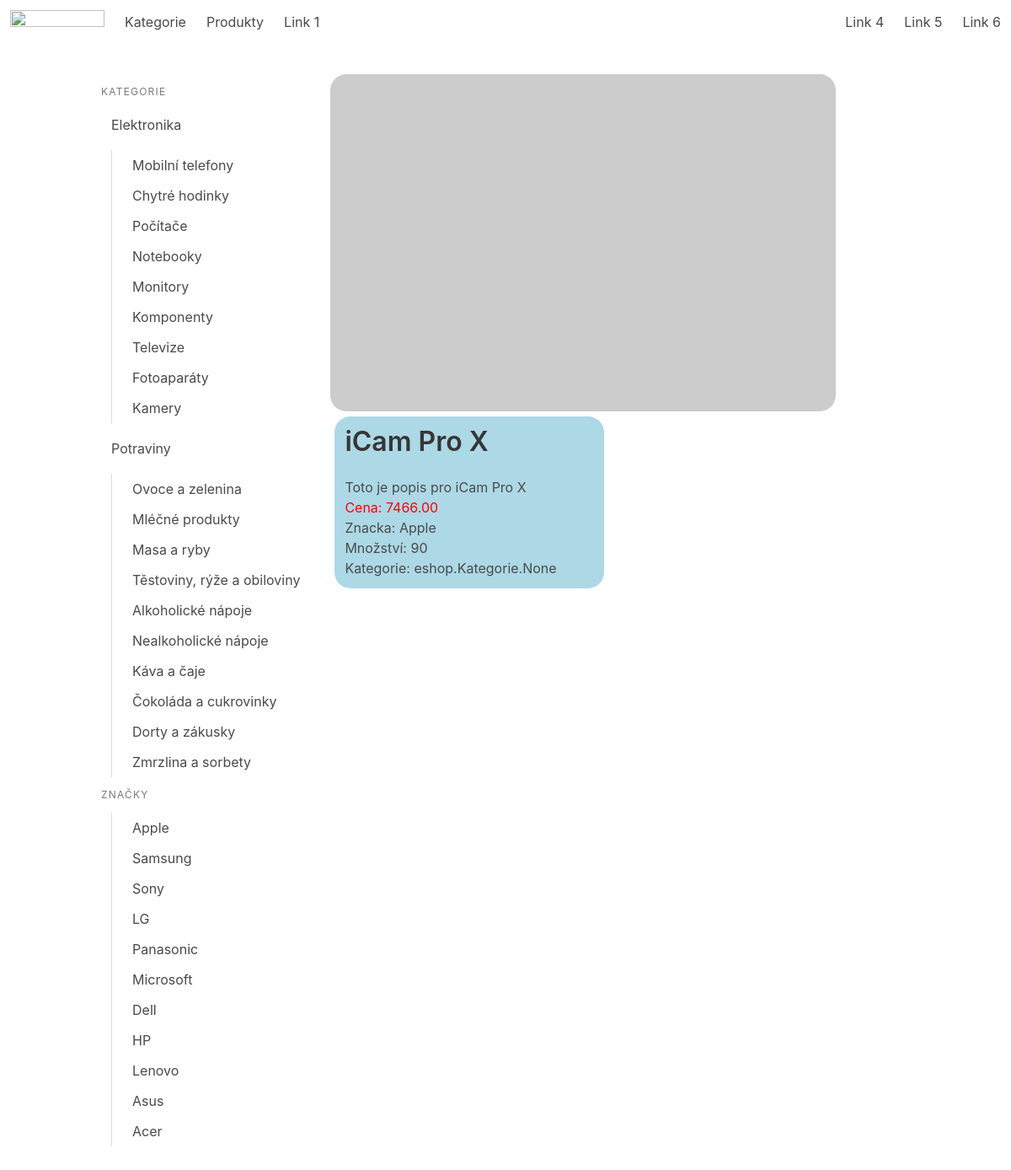
/p/icam-pro-x/22/, run on the app's committed database.
### eshop/models.py (models this page shows, shortened)
class SlugNazevModel(models.Model):
    nazev = models.CharField(max_length=100)
    slug = models.SlugField(max_length=100, blank=True)
    class Meta:
        abstract = True

class Kategorie(SlugNazevModel):
    nadkategorie = models.ForeignKey(
        'self',
        on_delete=models.PROTECT,
        blank=True,
        null=True,
        related_name='podkategorie',
    )
    def get_absolute_url(self):
        return reverse('eshop:kategorie_detail', kwargs={'slug': self.slug})

class Znacka(SlugNazevModel):
    logo = models.ImageField(blank=True, upload_to='%Y/%m/%d')
    def get_absolute_url(self):
        return reverse('eshop:znacka_detail', kwargs={'slug': self.slug})

class Produkt(SlugNazevModel):
    popis = models.TextField(max_length=1000, blank=True)
    aktualni_cena = models.DecimalField(
        max_digits=10,
        decimal_places=2,
        blank=True,
        null=True,
    )
    znacka = models.ForeignKey(
        Znacka,
        on_delete=models.PROTECT,
        blank=True,
        null=True
    )
    kategorie = models.ManyToManyField(Kategorie, blank=True)
    mnozstvi = models.PositiveIntegerField(default=0)
    vlastnosti = models.JSONField(default=dict, blank=True)
    obrazek = models.ImageField(blank=True, upload_to='products/%Y/%m/%d')

### eshop/views.py (the view)
# urls.py: path('p/<slug:slug>/<int:pk>/', views.produkt_detail, name='produkt_detail'),
def produkt_detail(request, slug, pk):
    produkt = Produkt.objects.get(slug=slug, pk=pk)
    return render(request, 'eshop/produkt.html', context={'produkt': produkt})

### eshop/context_processor.py (called while the page is built)
def kategorie_context(request):
    kategorie = Kategorie.objects.select_related('nadkategorie')
    znacky = Znacka.objects.all()
    return {
        'KATEGORIE': kategorie,
        'ZNACKY': znacky,
    }

### eshop/templates/eshop/produkt.html (shortened to what this page needs)
{% extends 'eshop/_layout.html' %}
{% block eshop_content %}
    <div class="columns is-multiline">
        <div>
            {% if produkt.obrazek %}
                <img src="{{ produkt.obrazek.url }}" alt="{{ produkt.nazev }}, height: 200px; width: 300px">
            {% else %}
                <img src="https://placehold.co/600x400?text=No+Image" alt="No Image">
            {% endif %}
        </div>
        <div class="column" style = "margin-left:5px; background: lightblue; max-width: 320px;">
            <h1 class="title">{{ produkt.nazev}}</h1>
            <p>{{ produkt.popis }}</p>
            <p style="color: red;">Cena: {{ produkt.aktualni_cena }}</p>
            <p>Znacka: {{ produkt.znacka.nazev }}</p>
            <p>Množství: {{ produkt.mnozstvi }}</p>
            <p>Kategorie: {{ produkt.kategorie }}</p>
        </div>
    </div>
{% endblock %}

### eshop/templates/eshop/_layout.html (shortened to what this page needs)
<!DOCTYPE html>
<html>
<head>
    <link rel="stylesheet" href="https://cdn.jsdelivr.net/npm/bulma@0.9.4/css/bulma.min.css">
</head>
<body>
{% include 'eshop/include/nav.html' %}
<section class="section">
    <div class="container">
        <div class="columns">
            <div class="column is-narrow">
                <aside class="menu">
                    <p class="menu-label">Kategorie</p>
                    <ul class="menu-list">
                        {% for KAT in KATEGORIE %}
                            {% if not KAT.nadkategorie %}
                                <li>
                                    <a {% if KAT == kategorie %}class="is-active"{% endif %} href="{{ KAT.get_absolute_url }}">{{ KAT.nazev }}</a>
                                    <ul>
                                        {% for PODKAT in KAT.podkategorie.all %}
                                            <li><a {% if PODKAT == kategorie %}class="is-active"{% endif %} href="{{ PODKAT.get_absolute_url }}">{{ PODKAT.nazev }}</a></li>
                                        {% endfor %}
                                    </ul>
                                </li>
                            {% endif %}
                        {% endfor %}
                    </ul>
                    <p class="menu-label">Značky</p>
                    <ul class="menu-list">
                        <li>
                            <ul>
                                {% for ZNACKA in ZNACKY %}
                                    <li><a {% if ZNACKA == znacka %}class="is-active"{% endif %} href="{{ ZNACKA.get_absolute_url }}">{{ ZNACKA.nazev }}</a></li>
                                {% endfor %}
                            </ul>
                        </li>
                    </ul>
                </aside>
            </div>
            <div class="column">
                {% block eshop_content %}
                {% endblock %}
            </div>
        </div>
    </div>
</section>
</body>
</html>

### eshop/templates/eshop/produkt.html (style rules this page uses)
.columns > div > img { border-radius: 1.2rem; }
.columns > div { border-radius: 1.2rem; }

### data on the page
Kategorie: nazev "Elektronika"
Kategorie: nazev "Mobilní telefony"
Kategorie: nazev "Chytré hodinky"
Kategorie: nazev "Počítače"
Kategorie: nazev "Notebooky"
Kategorie: nazev "Monitory"
Kategorie: nazev "Komponenty"
Kategorie: nazev "Televize"
Kategorie: nazev "Fotoaparáty"
Kategorie: nazev "Kamery"
Kategorie: nazev "Potraviny"
Kategorie: nazev "Ovoce a zelenina"
Kategorie: nazev "Mléčné produkty"
Kategorie: nazev "Masa a ryby"
Kategorie: nazev "Těstoviny, rýže a obiloviny"
Kategorie: nazev "Alkoholické nápoje"
Kategorie: nazev "Nealkoholické nápoje"
Kategorie: nazev "Káva a čaje"
Kategorie: nazev "Čokoláda a cukrovinky"
Kategorie: nazev "Dorty a zákusky"
Kategorie: nazev "Zmrzlina a sorbety"
Znacka: nazev "Apple"
Znacka: nazev "Samsung"
Znacka: nazev "Sony"
Znacka: nazev "LG"
Znacka: nazev "Panasonic"
Znacka: nazev "Microsoft"
Znacka: nazev "Dell"
Znacka: nazev "HP"
Znacka: nazev "Lenovo"
Znacka: nazev "Asus"
Znacka: nazev "Acer"
Produkt: nazev "iCam Pro X", popis "Toto je popis pro iCam Pro X", aktualni_cena "7466.00", znacka.nazev "Apple", mnozstvi "90", kategorie "eshop.Kategorie.None"
